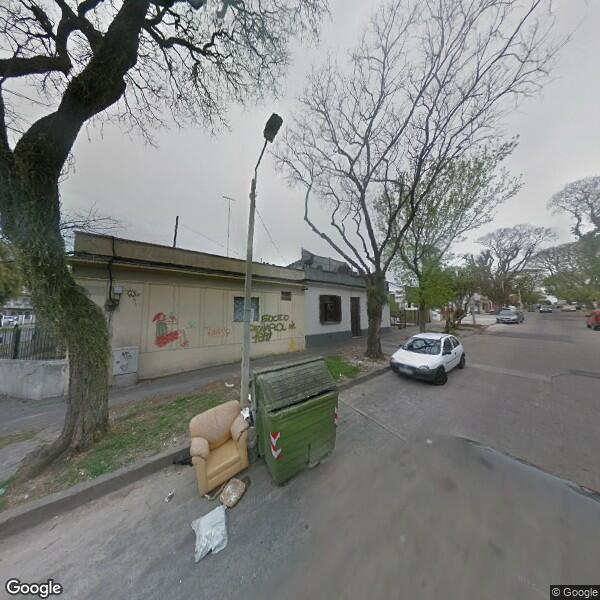
#> input picture Data/train/with_label/dirty/00511_01.jpg, 600 x 600 px, found by its file name; its folder holds only this picture in this run
$ python extract_features_clean.py
#> lines starting #> are read from the running program, lines starting #| are printed output that depends on the picture; after the words box and inside, x2 and y2 are one past the last pixel; in counts of white or black regions, pixels touching at a corner belong together
### backend/utils/feature_extraction.py
"""
Extraction de caractéristiques visuelles simples pour chaque image.

Fonctions renvoyées dans un dict prêt à être envoyé à l’API ou inséré
en BDD.  Toutes les valeurs sont primitives (int / float / list) afin
d’être directement sérialisables en JSON.

Dépendances :
    Pillow   (pip install pillow)
    numpy    (pip install numpy)
    opencv   (pip install opencv-python-headless)  # version headless conseillée
"""

import os
import math
import json
from typing import Dict, Optional, Tuple, List

import numpy as np
from PIL import Image, UnidentifiedImageError
import cv2  # type: ignore

from .image_tools import process_image  # resize + compress (optionnel)


# ────────────────────────────────────────────────────────────────────────────────
# Helpers bas niveau
# ────────────────────────────────────────────────────────────────────────────────
def _file_size(path: str) -> int:
    """Renvoie la taille du fichier en octets."""
    return os.path.getsize(path)


def _dimensions(img: Image.Image) -> Tuple[int, int]:
    """Largeur, hauteur en pixels."""
    return img.size  # (width, height)


def _mean_color(img: Image.Image) -> Tuple[float, float, float]:
    """Moyenne R, G, B sur l’ensemble de l’image (0-255)."""
    arr = np.array(img)
    # Si l’image est en niveaux de gris → étendre sur 3 canaux
    if arr.ndim == 2:
        arr = np.stack([arr] * 3, axis=-1)
    # Si l’image a un canal alpha, on garde que les trois premiers
    if arr.shape[-1] > 3:
        arr = arr[..., :3]
    mean_rgb = arr.mean(axis=(0, 1))
    return tuple(float(x) for x in mean_rgb[:3])


def _histogram(img: Image.Image, bins: int = 256) -> List[int]:
    """Histogramme global (R+G+B concaténés) – 256*3 = 768 valeurs."""
    arr = np.array(img)
    hist = []
    for ch in range(3):
        h, _ = np.histogram(arr[:, :, ch], bins=bins, range=(0, 255))
        hist.extend(h.tolist())
    return hist


def _rms_contrast(img: Image.Image) -> float:
    """Contraste RMS : racine de la variance des intensités globales."""
    arr = np.array(img.convert("L"), dtype=np.float32)
    mean = arr.mean()
    return float(math.sqrt(np.mean((arr - mean) ** 2)))


def _contour_count(img: Image.Image) -> int:
    """Nombre de contours détectés via Canny + findContours."""
    arr = np.array(img.convert("L"))
    edges = cv2.Canny(arr, 100, 200)
    contours, _ = cv2.findContours(edges, cv2.RETR_EXTERNAL, cv2.CHAIN_APPROX_NONE)
    return len(contours)


# ────────────────────────────────────────────────────────────────────────────────
# Fonction publique
# ────────────────────────────────────────────────────────────────────────────────
def extract_features(
    path: str,
    resize: bool = True,
    size: Tuple[int, int] = (400, 400),
    quality: int = 75,
) -> Optional[Dict]:
    """
    Pipeline complet d’extraction.

    1. (Optionnel) resize + compress via image_tools.process_image.
    2. Extraction de :
        - file_size            (int, octets)
        - width, height        (int, pixels)
        - mean_r/g/b           (float, 0-255)
        - rms_contrast         (float)
        - contour_count        (int)
        - histogram            (liste[int] longueur 768)

    Args:
        path: Chemin vers l’image source.
        resize: Si True, passe d’abord par process_image().
        size: Paramètre de redimensionnement.
        quality: Paramètre de compression JPEG.

    Returns:
        dict ou None si erreur.
    """
    try:
        processed_path = (
            process_image(path, size=size, quality=quality) if resize else path
        )
        if processed_path is None:
            return None

        with Image.open(processed_path) as img:
            w, h = _dimensions(img)
            mean_r, mean_g, mean_b = _mean_color(img)
            features = {
                "file_size": _file_size(processed_path),
                "width": w,
                "height": h,
                "mean_r": round(mean_r, 2),
                "mean_g": round(mean_g, 2),
                "mean_b": round(mean_b, 2),
                "rms_contrast": round(_rms_contrast(img), 2),
                "contour_count": _contour_count(img),
                "histogram": _histogram(img),
            }
            return features

    except FileNotFoundError:
        print(f"[extract_features] Fichier introuvable : {path}")
    except UnidentifiedImageError:
        print(f"[extract_features] Format non reconnu : {path}")
    except Exception as ex:
        print(f"[extract_features] Erreur inattendue : {ex}")

    return None


# ────────────────────────────────────────────────────────────────────────────────
# Utilisation rapide (debug)
# ────────────────────────────────────────────────────────────────────────────────
# [14 lines that do not run on import are left out]

### backend/utils/extract_features_clean.py
import os
import csv
from tqdm import tqdm
from backend.utils.feature_extraction import extract_features

CLEAN_DIR = "Data/train/with_label/dirty"  # Dossier avec images à nettoyer
OUT_CSV = "features_dirty.csv"

def is_image_file(filename):
    ext = filename.lower().split('.')[-1]
    return ext in {"jpg", "jpeg", "png", "bmp", "webp", "tiff"}

def main():
    # On ignore les images resized/compressed pour éviter les doublons et fausses stats
    files = [
        f for f in os.listdir(CLEAN_DIR)
        if is_image_file(f) and "_resized" not in f and "_compressed" not in f
    ]
    print(f"{len(files)} images trouvées dans {CLEAN_DIR}")

    all_features = []
    for fname in tqdm(files, desc="Extraction features"):
        path = os.path.join(CLEAN_DIR, fname)
        features = extract_features(path, resize=False)
#> in extract_features, img is the input picture: PIL image 600x600 RGB; mean R, G, B 128.5, 130.2, 127.5
#> in extract_features, `w, h = _dimensions(img)`: w = 600
#> in _mean_color, `mean_rgb = arr.mean(axis=(0, 1))`: mean_rgb = [128.5, 130.2, 127.5]
#> in extract_features, `mean_r, mean_g, mean_b = _mean_color(img)`: mean_r = 128.5; mean_g = 130.2; mean_b = 127.5
#> in _rms_contrast, `arr = np.array(img.convert("L"), dtype=np.float32)`:
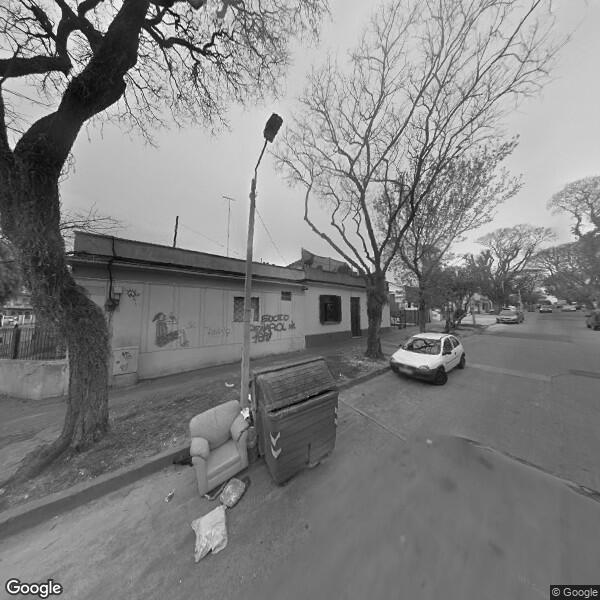
#> arr: shape (600, 600) float32; min 1, max 255, mean 129.4
#> in _rms_contrast, `mean = arr.mean()`: mean = 129.4
#> in _contour_count, `edges = cv2.Canny(arr, 100, 200)`:
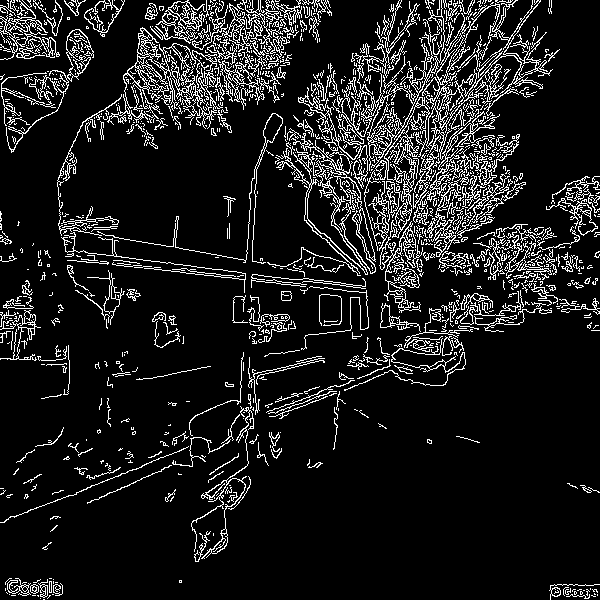
#> edges: shape (600, 600); 11.1% white in thin lines or dots
#> in _contour_count, `contours, _ = cv2.findContours(edges, cv2.RETR_EXTERNAL, cv2.CHAIN_APP..`: contours = 1109 contours, 1013 with area under 20; largest, box (x1, y1, x2, y2) and area: (267, 133, 376, 276) 2696, (418, 0, 553, 212) 2064, (375, 97, 430, 207) 1284, (107, 27, 179, 125) 1078, (171, 60, 223, 129) 927
#> after the loop in _histogram, `for ch in range(3):`: hist = 768 values, max 8758 at index 368, min 0 at index 256, mean 1406.2
#> features = 9 items
        if features:
            features["filename"] = fname
            all_features.append(features)
        else:
            print(f"❌ Problème sur {fname}")

    if not all_features:
        print("Aucune feature extraite, vérifie le dossier et les dépendances.")
        return

    keys = ["filename"] + [k for k in all_features[0] if k != "filename" and k != "histogram"]
#> keys = ['filename', 'file_size', 'width', 'height', 'mean_r', 'mean_g', 'mean_b', 'rms_contrast', 'contour_count']
    with open(OUT_CSV, "w", newline="", encoding="utf-8") as f:
        writer = csv.DictWriter(f, fieldnames=keys)
        writer.writeheader()
        for feat in all_features:
            row = {k: feat[k] for k in keys}
            writer.writerow(row)
#> this loop made 1 pass
    print(f"✅ Fichier features_dirty.csv généré ({len(all_features)} images).")
#| ✅ Fichier features_dirty.csv généré (1 images).

if __name__ == "__main__":
    main()

$ run again, on Data/train/with_label/dirty/279.full.jpeg
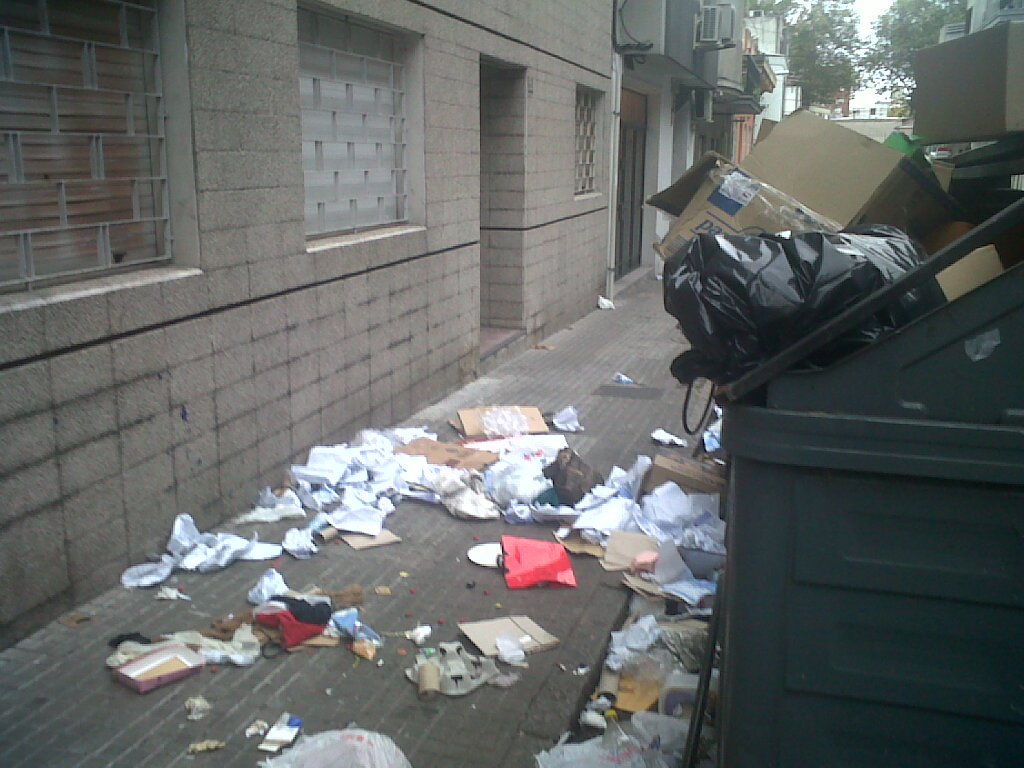
#> input picture Data/train/with_label/dirty/279.full.jpeg, 1024 x 768 px, found by its file name
#> in extract_features, img is the input picture: PIL image 1024x768 RGB; mean R, G, B 100.1, 103.6, 102.5
#> w = 1024; h = 768
#> mean_rgb = [100.1, 103.6, 102.5]
#> mean_r = 100.1; mean_g = 103.6; mean_b = 102.5
#> in _rms_contrast, `arr = np.array(img.convert("L"), dtype=np.float32)`:
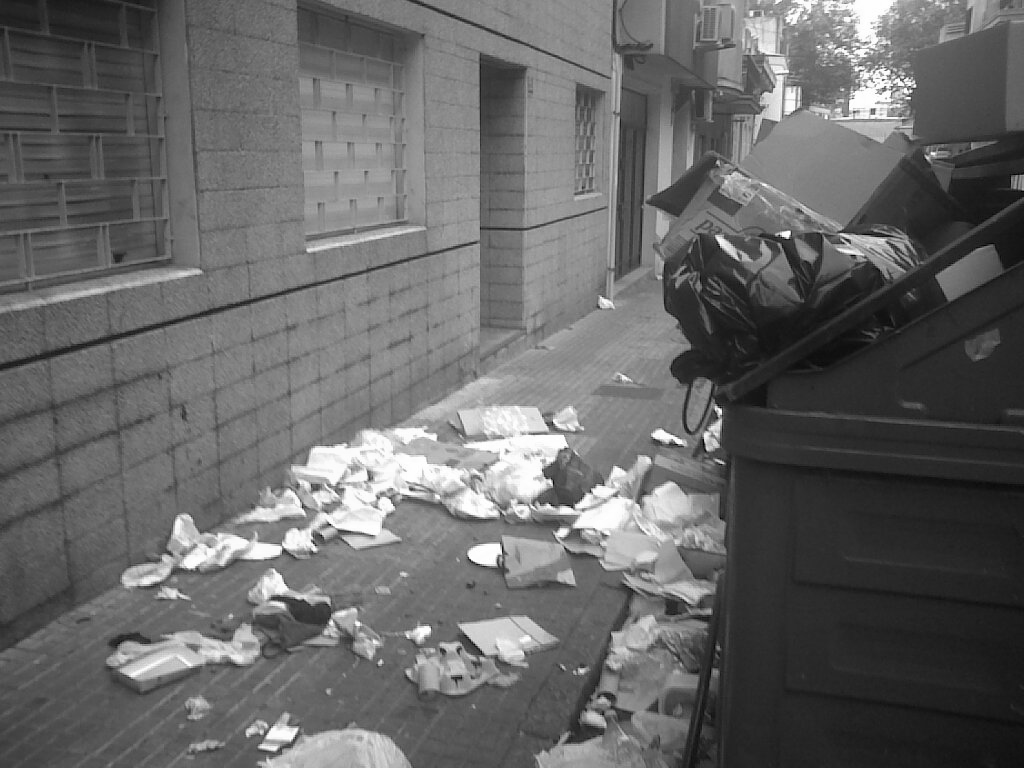
#> arr: shape (768, 1024) float32; min 0, max 255, mean 102.4
#> mean = 102.4
#> in _contour_count, `edges = cv2.Canny(arr, 100, 200)`:
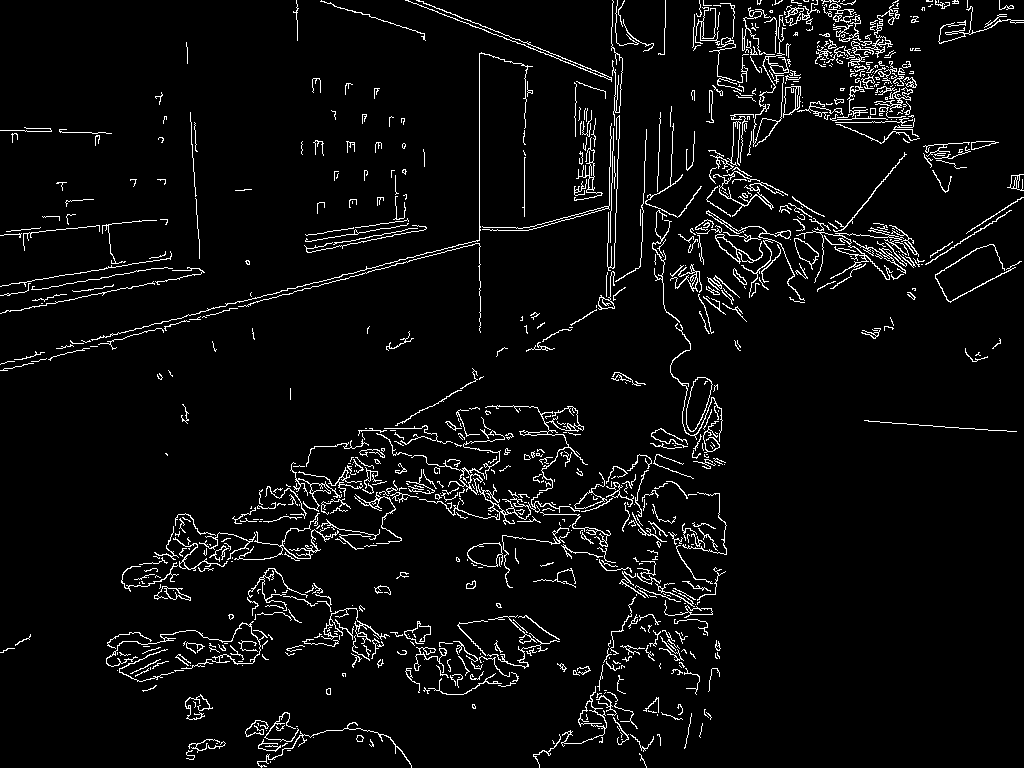
#> edges: shape (768, 1024); 4.7% white in thin lines or dots
#> contours = 889 contours, 774 with area under 20; largest, box (x1, y1, x2, y2) and area: (686, 377, 713, 432) 882, (467, 542, 503, 567) 600, (561, 686, 607, 747) 422, (783, 86, 801, 118) 375, (794, 238, 819, 270) 336
#> after the loop in _histogram, `for ch in range(3):`: hist = 768 values, max 14376 at index 767, min 2 at index 513, mean 3072
#> features = 9 items
#> keys = ['filename', 'file_size', 'width', 'height', 'mean_r', 'mean_g', 'mean_b', 'rms_contrast', 'contour_count']
#> the loop in main, `for feat in all_features:` made 1 pass
#| ✅ Fichier features_dirty.csv généré (1 images).

$ run again, on Data/train/with_label/dirty/00874_01.jpg
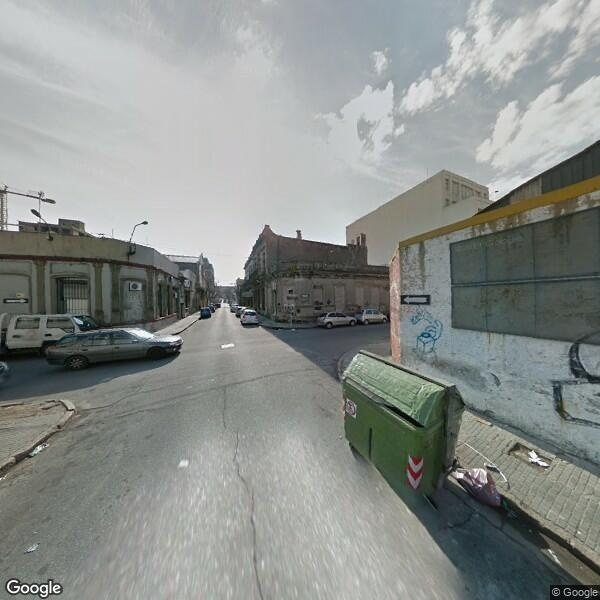
#> input picture Data/train/with_label/dirty/00874_01.jpg, 600 x 600 px, found by its file name
#> in extract_features, img is the input picture: PIL image 600x600 RGB; mean R, G, B 139.3, 143.4, 140.3
#> w = 600
#> mean_rgb = [139.3, 143.4, 140.3]
#> mean_r = 139.3; mean_g = 143.4; mean_b = 140.3
#> mean = 141.9
#> in _contour_count, `edges = cv2.Canny(arr, 100, 200)`:
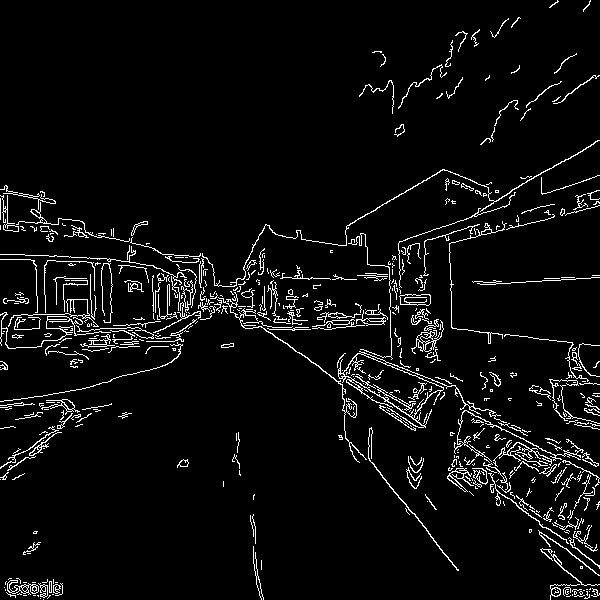
#> edges: shape (600, 600); 5% white in thin lines or dots
#> contours = 493 contours, 437 with area under 20; largest, box (x1, y1, x2, y2) and area: (338, 351, 507, 428) 3057, (399, 294, 431, 306) 294, (411, 320, 444, 354) 264, (7, 580, 39, 595) 200, (202, 140, 600, 287) 167
#> after the loop in _histogram, `for ch in range(3):`: hist = 768 values, max 6337 at index 454, min 9 at index 256, mean 1406.2
#> features = 9 items
#> keys = ['filename', 'file_size', 'width', 'height', 'mean_r', 'mean_g', 'mean_b', 'rms_contrast', 'contour_count']
#> the loop in main, `for feat in all_features:` made 1 pass
#| ✅ Fichier features_dirty.csv généré (1 images).
